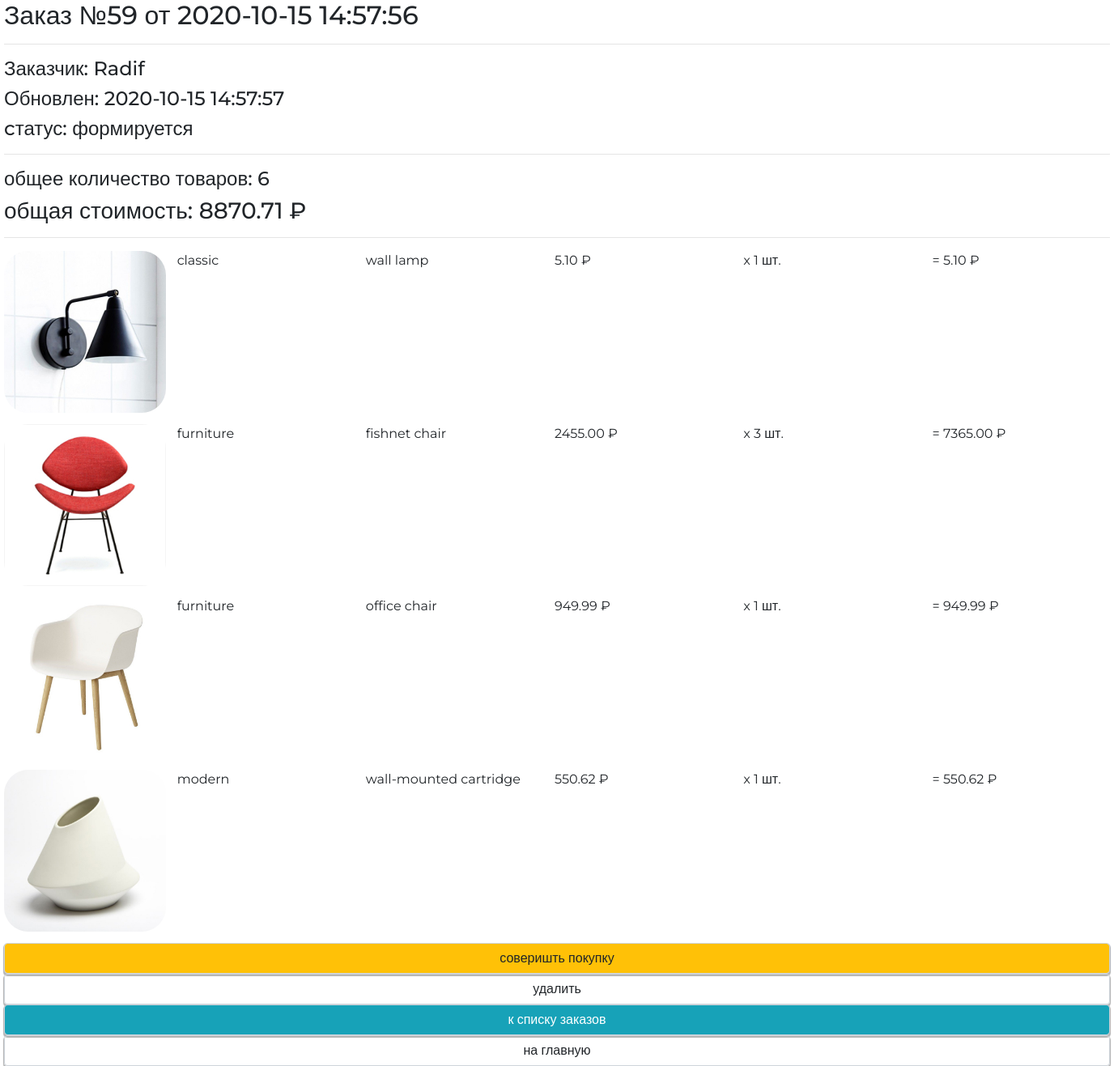
The app's page /orders/read/59/ (signed in), older data.
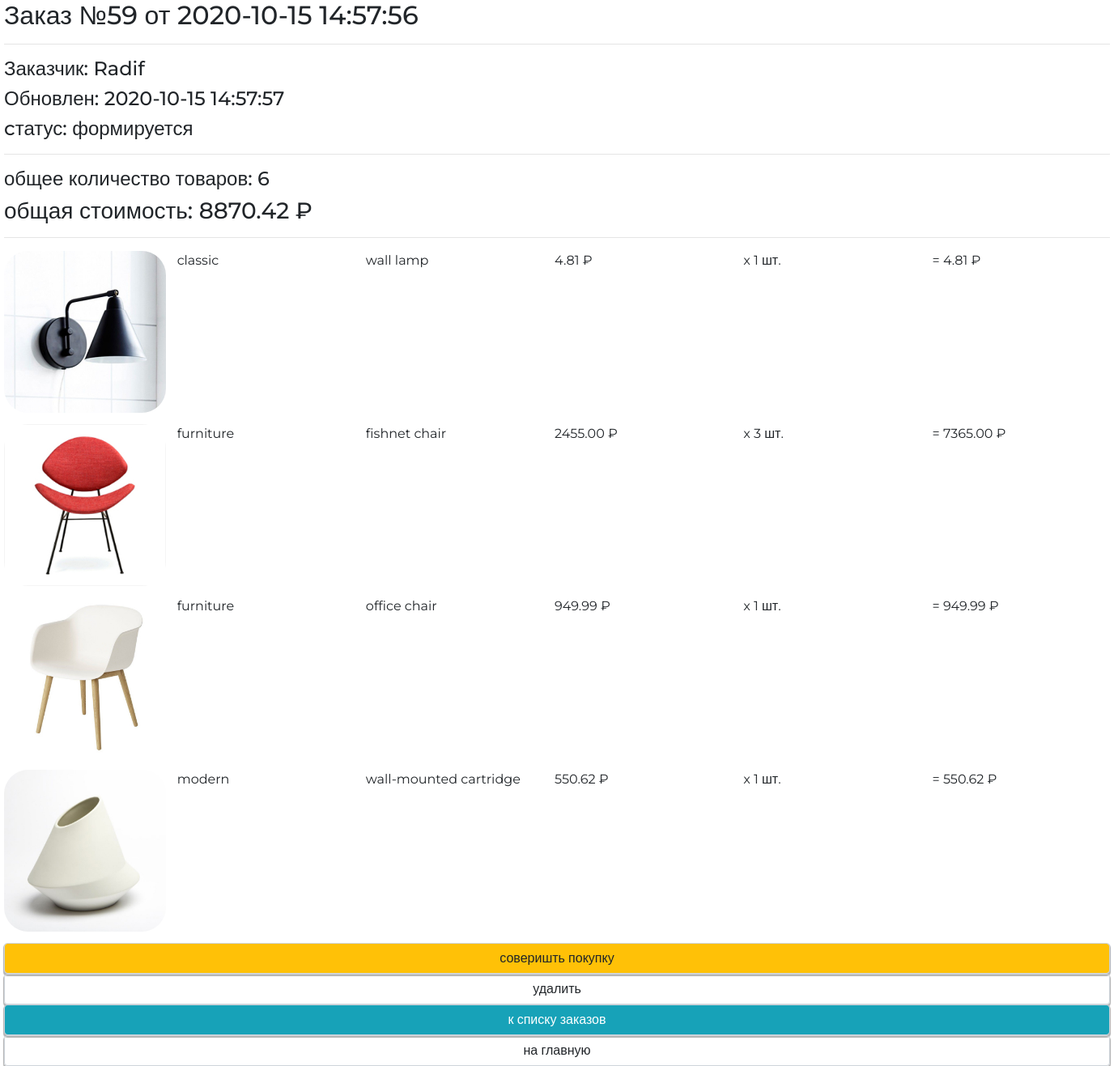
The same page, newer data.
### ordersapp/models.py (models this page shows, shortened)
class OrderItem(models.Model):
    order = models.ForeignKey(Order,
                              related_name="orderitems",
                              on_delete=models.CASCADE)
    product = models.ForeignKey(Product,
                                verbose_name='продукт',
                                on_delete=models.CASCADE)
    quantity = models.PositiveIntegerField(verbose_name='количество',
                                           default=0)
    @cached_property
    def product_cost(self):
        return self.product.price * self.quantity

### mainapp/models.py (models this page shows, shortened)
class Product(models.Model):
    category = models.ForeignKey(ProductCategory,
                                 on_delete=models.CASCADE,
                                 verbose_name='категория продукта')
    name = models.CharField('имя продукта', max_length=128)
    image = models.ImageField(upload_to='products_images', blank=True)
    short_desc = models.CharField('краткое описание продукта', max_length=64, blank=True)
    description = models.TextField('описание продукта', blank=True)
    price = models.DecimalField('цена продукта', max_digits=8, decimal_places=2, default=0)
    quantity = models.PositiveIntegerField('количество на складе', default=0)
    is_active = models.BooleanField(verbose_name='активность', default=True, db_index=True)
    modified_date = models.DateTimeField(
        verbose_name='дата изменения', auto_now=True)
    class Meta:
        verbose_name = 'продукт'
        verbose_name_plural = 'продукты'
        ordering = ['-is_active', 'category', 'name']

class ProductCategory(models.Model):
    name = models.CharField(verbose_name='имя категории', max_length=128)
    description = models.TextField(verbose_name='описание категории', blank=True)
    is_active = models.BooleanField(verbose_name='активность', default=True, db_index=True)
    modified_date = models.DateTimeField(
        verbose_name='дата изменения', auto_now=True)
    class Meta:
        verbose_name = 'Категория продукта'
        verbose_name_plural = 'Категории продуктов'
        ordering = ['-is_active', 'name']

### ordersapp/views.py (the view)
# urls.py: path('read/<int:pk>/', ordersapp.OrderDetail.as_view(), name='order_read'),
class OrderDetail(OnlyLoggedUserMixin, DetailView):
    extra_context = {
        "page_title": "заказы/подробности",
    }
    model = Order

### mainapp/context_processors.py (called while the page is built)
def get_categories(request):
    if settings.LOW_CACHE:
        key = 'links_menu'
        links_menu = cache.get(key)
        if links_menu is None:
            links_menu = ProductCategory.objects.filter(is_active=True)
            cache.set(key, links_menu)
    else:
        links_menu = ProductCategory.objects.filter(is_active=True)
    return {
        'categories': links_menu
    }

### mainapp/templatetags/my_tags.py (called while the page is built)
def media_folder_products(string):
    if not string:
        string = 'products_images/default.jpg'
    return f'{settings.MEDIA_URL}{string}'

### ordersapp/models.py (called while the page is built)
    @cached_property
    def is_forming(self):
        return self.status == self.FORMING

    @property
    def summary(self):
        items = self.orderitems.select_related('product').all()
        return {
            'total_cost': sum(list(map(lambda x: x.quantity * x.product.price, items))),
            'total_quantity': sum(list(map(lambda x: x.quantity, items)))
        }

### ordersapp/views.py (called while the page is built)
    @method_decorator(login_required())
    def dispatch(self, request, *args, **kwargs):
        return super().dispatch(request, *args, **kwargs)

### ordersapp/templates/ordersapp/order_detail.html
{% extends "ordersapp/base.html" %}
{% load static %}
{% load my_tags %}
{% block container %}
    {% include 'ordersapp/includes/inc__order_summary.html' %}
    <div class="basket_list categories_list">
        {% for item in object.orderitems.select_related.all %}
            <div class="basket_record category-record">
                <img src="{{ item.product.image|media_folder_products }}"
                     alt="{{ item.product.short_desc }}">
                <div><span class="category_name">{{ item.product.category.name }}</span></div>
                <div><span class="product_name">{{ item.product.name }}</span></div>
                <div><span class="product_price">{{ item.product.price }}&nbsp&#8381;</span></div>
                <div><span class="product_quantitiy">x {{ item.quantity }} шт.</span></div>
                <div><span class="product_cost"> = {{ item.product_cost }}&nbsp&#8381;</span></div>
            </div>
        {% endfor %}
    </div>
    {% include 'ordersapp/includes/inc__order_actions.html' %}
{% endblock %}

### ordersapp/templates/ordersapp/includes/inc__order_summary.html (shortened to what this page needs)
{% if object %}
    <div class="h2">Заказ №{{ object.pk }} от {{ object.created|date:"Y-m-d H:i:s" }}</div>
    <hr>
    <div class="h4">Заказчик: {{ user.last_name }} {{ user.first_name|default:user }} </div>
    <div class="h4">Обновлен: {{ object.updated|date:"Y-m-d H:i:s" }}</div>
    <div class="h4">cтатус: {{ object.get_status_display }}</div>
    <hr>
    {% with object_summary=object.summary %}
        <div class="h4">
            общее количество товаров: <span class="order_total_quantity">{{ object_summary.total_quantity }}</span>
        </div>
        <div class="h3">
            общая стоимость: <span class="order_total_cost">{{ object_summary.total_cost }}</span>&nbsp;&#8381;
        </div>
    {% endwith %}
{% endif %}
<hr>

Row changes from the older to the newer data that the page shows:
changed through a linked row, OrderItem "classic": product.price "5.10" → "4.81"; product_cost "5.10" → "4.81"
Text that changed along with them:
{{ object_summary.total_cost }}: "8870.71" → "8870.42"
